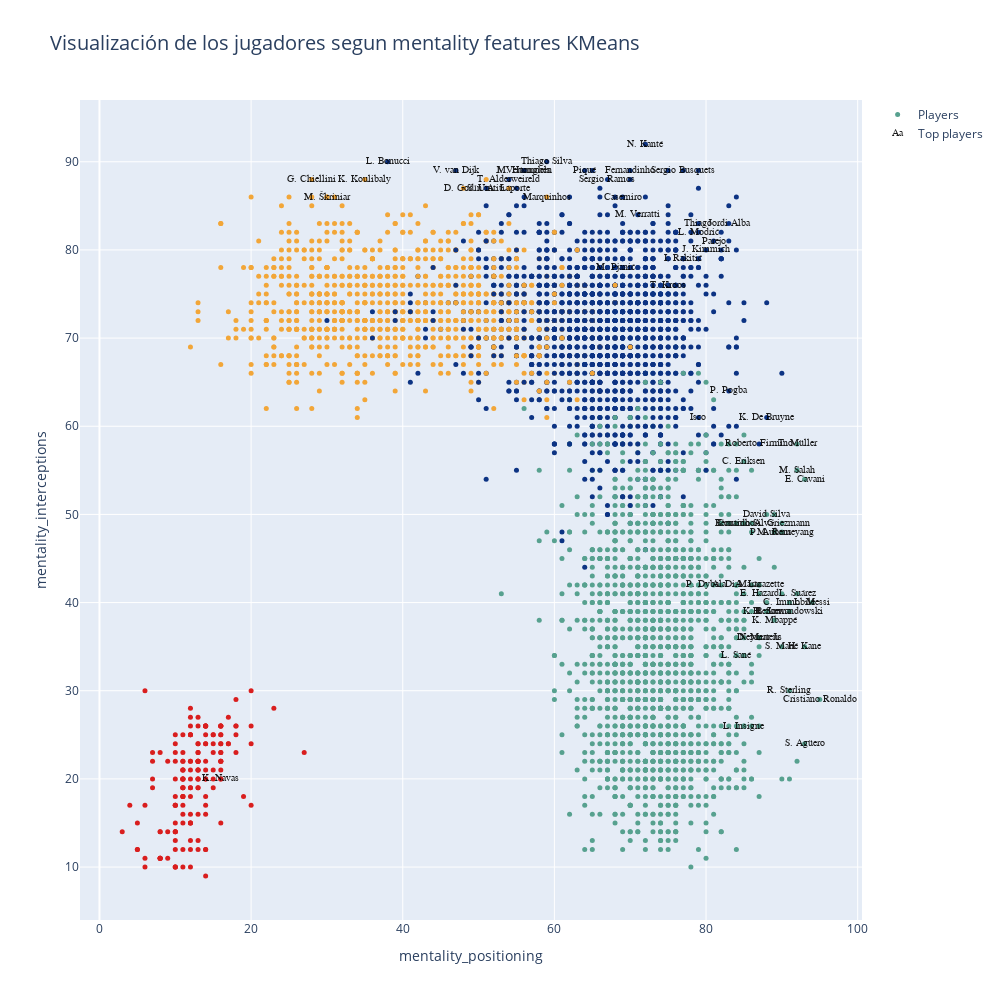

Source (notebook cell):
### Code cell
n_clusters = 4

km = KMeans(n_clusters=n_clusters)
km.fit(dfn)

clusters = km.labels_
skill_1 = 'mentality_positioning'
skill_2 = 'mentality_interceptions'
bool_crack = dfn.overall>85

graf1 = go.Scatter(x=dfn[skill_1], 
                   y=dfn[skill_2],
                   name='Players',
                   text=dfo[['club', 'team_position']].apply(lambda x:f'{x.club} - {x.team_position}', axis=1),
                   mode='markers',
                   marker=dict(size=5,
                   color = clusters.astype(np.float),
                   colorscale='Portland',
                   showscale=False))

crack =go.Scatter(x=dfn.loc[bool_crack,skill_1], 
                  y=dfn.loc[bool_crack,skill_2],
                  name='Top players',
                  text=dfo.loc[bool_crack,'short_name'],
                  textfont=dict(family='sans serif',size=10,color='black'),
                  opacity=0.9,
                  mode='text')

data=[graf1, crack]

layout = go.Layout(title="Visualización de los jugadores segun mentality features KMeans", 
                   titlefont=dict(size=20),
                   xaxis=dict(title=skill_1),
                   yaxis=dict(title=skill_2),
                   autosize=False,
                   width=1000,
                   height=1000)

fig = go.Figure(data=data, layout=layout)

iplot(fig)

### Figure 1 — Plotly figure (JSON) as saved in the notebook; plotly's stock layout.template omitted (floating-point values rounded to 4 significant figures; data arrays with more than 128 entries replaced by an {"elided": "..."} marker saying what was removed)
{"data": [{"marker": {"color": {"elided": "4477 int values"}, "colorscale": [[0, "rgb(12,51,131)"], [0.25, "rgb(10,136,186)"], [0.5, "rgb(242,211,56)"], [0.75, "rgb(242,143,56)"], [1, "rgb(217,30,30)"]], "showscale": false, "size": 5}, "mode": "markers", "name": "Players", "text": {"elided": "4477 str values"}, "type": "scatter", "x": {"elided": "4477 int values"}, "y": {"elided": "4477 int values"}}, {"mode": "text", "name": "Top players", "opacity": 0.9, "text": ["L. Messi", "Cristiano Ronaldo", "Neymar Jr", "E. Hazard", "K. De Bruyne", "V. van Dijk", "L. Modrić", "M. Salah", "K. Mbappé", "K. Koulibaly", "H. Kane", "N. Kanté", "G. Chiellini", "S. Agüero", "Sergio Ramos", "L. Suárez", "R. Lewandowski", "Sergio Busquets", "A. Griezmann", "P. Dybala", "P. Pogba", "R. Sterling", "C. Eriksen", "Piqué", "David Silva", "E. Cavani", "D. Godín", "T. Kroos", "M. Reus", "P. Aubameyang", "S. Mané", "A. Laporte", "Bernardo Silva", "Casemiro", "H. Son", "Fernandinho", "Thiago Silva", "K. Benzema", "J. Vertonghen", "D. Mertens", "M. Hummels", "T. Alderweireld", "Jordi Alba", "Thiago", "K. Navas", "L. Insigne", "L. Sané", "Marquinhos", "M. Škriniar", "M. Verratti", "S. Umtiti", "J. Kimmich", "Isco", "Roberto Firmino", "I. Rakitić", "M. Pjanić", "A. Di María", "L. Bonucci", "Coutinho", "Parejo", "T. Müller", "C. Immobile", "A. Lacazette"], "textfont": {"color": "black", "family": "sans serif", "size": 10}, "type": "scatter", "x": [94, 95, 87, 87, 88, 47, 79, 92, 89, 35, 93, 72, 28, 93, 67, 92, 91, 77, 90, 80, 83, 91, 85, 64, 88, 93, 48, 75, 89, 90, 90, 54, 85, 69, 88, 70, 59, 88, 56, 87, 56, 54, 83, 79, 16, 85, 84, 59, 30, 71, 51, 80, 79, 87, 77, 68, 84, 38, 84, 81, 92, 91, 87], "y": [40, 29, 36, 41, 61, 89, 82, 55, 38, 88, 35, 92, 88, 24, 88, 41, 39, 89, 49, 42, 64, 30, 56, 89, 50, 54, 87, 76, 48, 48, 35, 87, 49, 86, 39, 89, 90, 39, 89, 36, 89, 88, 83, 83, 20, 26, 34, 86, 86, 84, 87, 80, 61, 58, 79, 78, 42, 90, 49, 81, 58, 40, 42]}], "layout": {"autosize": false, "height": 1000, "title": {"font": {"size": 20}, "text": "Visualización de los jugadores segun mentality features KMeans"}, "width": 1000, "xaxis": {"autorange": true, "range": [-2.572, 100.6], "title": {"text": "mentality_positioning"}, "type": "linear"}, "yaxis": {"autorange": true, "range": [3.995, 97.0], "title": {"text": "mentality_interceptions"}, "type": "linear"}}}
